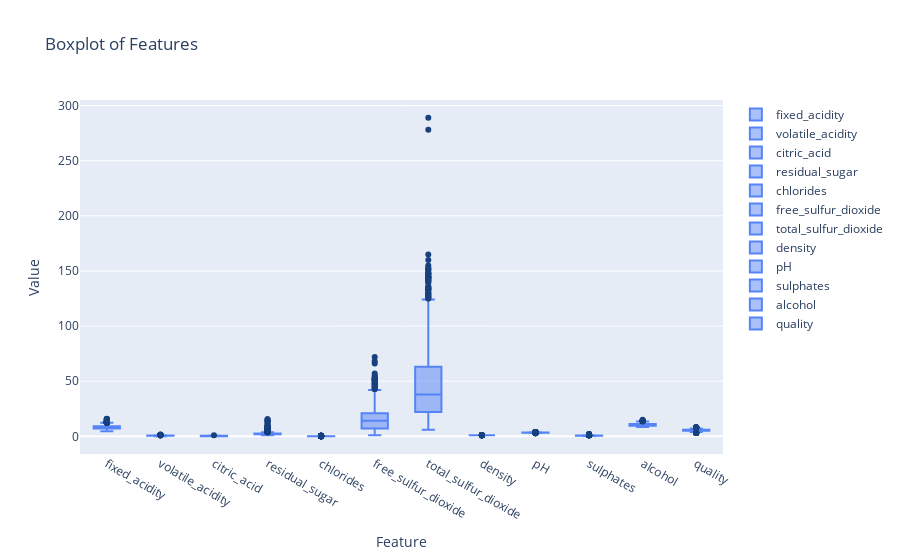

Source (notebook cell):
### Markdown cell above
# Exploratory Data Analysis

### Code cell
plot_box_chart(wine_df, "Feature", "Value", "Boxplot of Features")

### Figure 1 — Plotly figure (JSON) as saved in the notebook; plotly's stock layout.template omitted (floating-point values rounded to 4 significant figures; data arrays with more than 128 entries replaced by an {"elided": "..."} marker saying what was removed)
{"data": [{"boxpoints": "outliers", "line": {"color": "#5684F7"}, "marker": {"color": "#18407F"}, "name": "fixed_acidity", "type": "box", "y": {"elided": "1359 float values"}}, {"boxpoints": "outliers", "line": {"color": "#5684F7"}, "marker": {"color": "#18407F"}, "name": "volatile_acidity", "type": "box", "y": {"elided": "1359 float values"}}, {"boxpoints": "outliers", "line": {"color": "#5684F7"}, "marker": {"color": "#18407F"}, "name": "citric_acid", "type": "box", "y": {"elided": "1359 float values"}}, {"boxpoints": "outliers", "line": {"color": "#5684F7"}, "marker": {"color": "#18407F"}, "name": "residual_sugar", "type": "box", "y": {"elided": "1359 float values"}}, {"boxpoints": "outliers", "line": {"color": "#5684F7"}, "marker": {"color": "#18407F"}, "name": "chlorides", "type": "box", "y": {"elided": "1359 float values"}}, {"boxpoints": "outliers", "line": {"color": "#5684F7"}, "marker": {"color": "#18407F"}, "name": "free_sulfur_dioxide", "type": "box", "y": {"elided": "1359 float values"}}, {"boxpoints": "outliers", "line": {"color": "#5684F7"}, "marker": {"color": "#18407F"}, "name": "total_sulfur_dioxide", "type": "box", "y": {"elided": "1359 float values"}}, {"boxpoints": "outliers", "line": {"color": "#5684F7"}, "marker": {"color": "#18407F"}, "name": "density", "type": "box", "y": {"elided": "1359 float values"}}, {"boxpoints": "outliers", "line": {"color": "#5684F7"}, "marker": {"color": "#18407F"}, "name": "pH", "type": "box", "y": {"elided": "1359 float values"}}, {"boxpoints": "outliers", "line": {"color": "#5684F7"}, "marker": {"color": "#18407F"}, "name": "sulphates", "type": "box", "y": {"elided": "1359 float values"}}, {"boxpoints": "outliers", "line": {"color": "#5684F7"}, "marker": {"color": "#18407F"}, "name": "alcohol", "type": "box", "y": {"elided": "1359 float values"}}, {"boxpoints": "outliers", "line": {"color": "#5684F7"}, "marker": {"color": "#18407F"}, "name": "quality", "type": "box", "y": {"elided": "1359 int values"}}], "layout": {"autosize": true, "title": {"text": "Boxplot of Features"}, "xaxis": {"autorange": true, "range": [-0.5, 11.5], "title": {"text": "Feature"}, "type": "category"}, "yaxis": {"autorange": true, "range": [-16.06, 305.1], "title": {"text": "Value"}, "type": "linear"}}}
